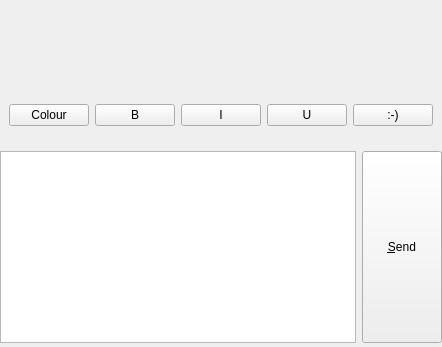
<?xml version="1.0" encoding="UTF-8"?>
<ui version="4.0">
 <class>ChatWidget</class>
 <widget class="QWidget" name="ChatWidget">
  <property name="geometry">
   <rect>
    <x>0</x>
    <y>0</y>
    <width>429</width>
    <height>347</height>
   </rect>
  </property>
  <layout class="QVBoxLayout" name="verticalLayout">
   <property name="leftMargin">
    <number>0</number>
   </property>
   <property name="rightMargin">
    <number>0</number>
   </property>
   <property name="bottomMargin">
    <number>4</number>
   </property>
   <item>
    <widget class="AdiumThemeView" name="chatArea" native="true"/>
   </item>
   <item>
    <widget class="QWidget" name="formatToolbar" native="true">
     <layout class="QHBoxLayout" name="horizontalLayout_2">
      <property name="sizeConstraint">
       <enum>QLayout::SetDefaultConstraint</enum>
      </property>
      <property name="topMargin">
       <number>4</number>
      </property>
      <property name="bottomMargin">
       <number>0</number>
      </property>
      <item>
       <widget class="QPushButton" name="formatColor">
        <property name="focusPolicy">
         <enum>Qt::NoFocus</enum>
        </property>
        <property name="text">
         <string notr="true">Colour</string>
        </property>
       </widget>
      </item>
      <item>
       <widget class="QPushButton" name="formatBold">
        <property name="focusPolicy">
         <enum>Qt::NoFocus</enum>
        </property>
        <property name="text">
         <string notr="true">B</string>
        </property>
        <property name="checkable">
         <bool>true</bool>
        </property>
       </widget>
      </item>
      <item>
       <widget class="QPushButton" name="formatItalic">
        <property name="focusPolicy">
         <enum>Qt::NoFocus</enum>
        </property>
        <property name="text">
         <string notr="true">I</string>
        </property>
        <property name="checkable">
         <bool>true</bool>
        </property>
       </widget>
      </item>
      <item>
       <widget class="QPushButton" name="formatUnderline">
        <property name="focusPolicy">
         <enum>Qt::NoFocus</enum>
        </property>
        <property name="text">
         <string notr="true">U</string>
        </property>
        <property name="checkable">
         <bool>true</bool>
        </property>
       </widget>
      </item>
      <item>
       <widget class="QPushButton" name="insertEmoticon">
        <property name="focusPolicy">
         <enum>Qt::NoFocus</enum>
        </property>
        <property name="text">
         <string notr="true">:-)</string>
        </property>
       </widget>
      </item>
      <item>
       <spacer name="horizontalSpacer_2">
        <property name="orientation">
         <enum>Qt::Horizontal</enum>
        </property>
        <property name="sizeHint" stdset="0">
         <size>
          <width>40</width>
          <height>20</height>
         </size>
        </property>
       </spacer>
      </item>
     </layout>
    </widget>
   </item>
   <item>
    <layout class="QHBoxLayout" name="horizontalLayout">
     <item>
      <widget class="ChatTextEdit" name="sendMessageBox">
       <property name="sizePolicy">
        <sizepolicy hsizetype="Expanding" vsizetype="Fixed">
         <horstretch>0</horstretch>
         <verstretch>0</verstretch>
        </sizepolicy>
       </property>
       <property name="frameShape">
        <enum>QFrame::StyledPanel</enum>
       </property>
       <property name="frameShadow">
        <enum>QFrame::Sunken</enum>
       </property>
      </widget>
     </item>
     <item>
      <widget class="KPushButton" name="sendButton">
       <property name="sizePolicy">
        <sizepolicy hsizetype="Minimum" vsizetype="Minimum">
         <horstretch>0</horstretch>
         <verstretch>0</verstretch>
        </sizepolicy>
       </property>
       <property name="text">
        <string>&amp;Send</string>
       </property>
      </widget>
     </item>
    </layout>
   </item>
  </layout>
 </widget>
 <customwidgets>
  <customwidget>
   <class>KPushButton</class>
   <extends>QPushButton</extends>
   <header>kpushbutton.h</header>
  </customwidget>
  <customwidget>
   <class>AdiumThemeView</class>
   <extends>QWidget</extends>
   <header>adiumthemeview.h</header>
   <container>1</container>
  </customwidget>
  <customwidget>
   <class>ChatTextEdit</class>
   <extends>QTextEdit</extends>
   <header>chattextedit.h</header>
  </customwidget>
 </customwidgets>
 <resources/>
 <connections/>
</ui>
